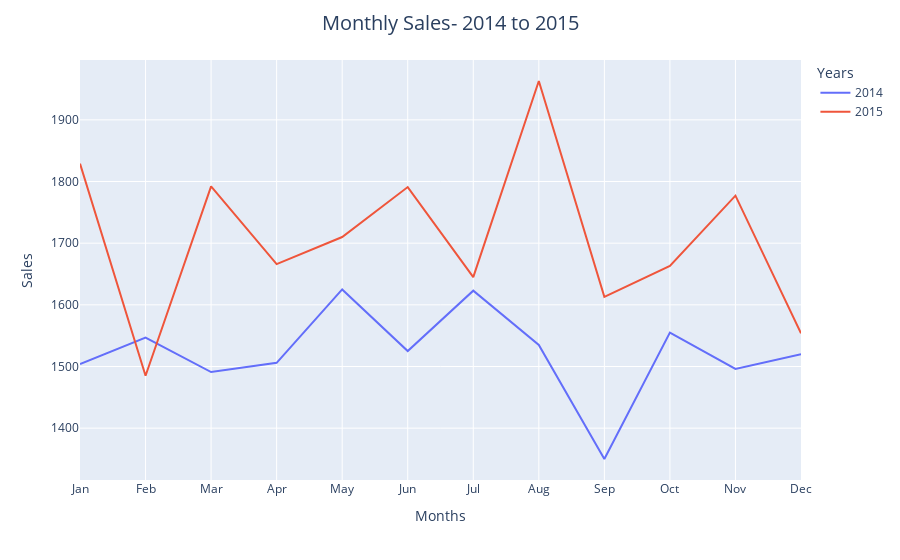

The cell this chart's notebook holds for it:
### Code cell
order_months=CategoricalDtype(['Jan','Feb','Mar','Apr','May','Jun','Jul','Aug','Sep','Oct','Nov','Dec'])
temp['Months']=temp['Months'].astype(order_months)
temp=temp.sort_values(by='Months')
fig=px.line(temp,x='Months',y='Sales',color='Years')
fig.update_layout(title_text='Monthly Sales- 2014 to 2015',title_x=0.5,
                 title={'font': {'size':20}})

### Figure 1 — Plotly figure (JSON) as saved in the notebook; plotly's stock layout.template omitted (floating-point values rounded to 4 significant figures)
{"data": [{"hovertemplate": "Years=2014<br>Months=%{x}<br>Sales=%{y}<extra></extra>", "legendgroup": "2014", "line": {"color": "#636efa", "dash": "solid"}, "marker": {"symbol": "circle"}, "mode": "lines", "name": "2014", "orientation": "v", "showlegend": true, "type": "scatter", "x": ["Jan", "Feb", "Mar", "Apr", "May", "Jun", "Jul", "Aug", "Sep", "Oct", "Nov", "Dec"], "xaxis": "x", "y": [1504, 1547, 1491, 1506, 1625, 1525, 1623, 1535, 1350, 1555, 1496, 1520], "yaxis": "y"}, {"hovertemplate": "Years=2015<br>Months=%{x}<br>Sales=%{y}<extra></extra>", "legendgroup": "2015", "line": {"color": "#EF553B", "dash": "solid"}, "marker": {"symbol": "circle"}, "mode": "lines", "name": "2015", "orientation": "v", "showlegend": true, "type": "scatter", "x": ["Jan", "Feb", "Mar", "Apr", "May", "Jun", "Jul", "Aug", "Sep", "Oct", "Nov", "Dec"], "xaxis": "x", "y": [1829, 1485, 1792, 1666, 1710, 1791, 1645, 1963, 1613, 1663, 1777, 1554], "yaxis": "y"}], "layout": {"legend": {"title": {"text": "Years"}, "tracegroupgap": 0}, "margin": {"t": 60}, "title": {"font": {"size": 20}, "text": "Monthly Sales- 2014 to 2015", "x": 0.5}, "xaxis": {"anchor": "y", "domain": [0, 1], "title": {"text": "Months"}}, "yaxis": {"anchor": "x", "domain": [0, 1], "title": {"text": "Sales"}}}}
